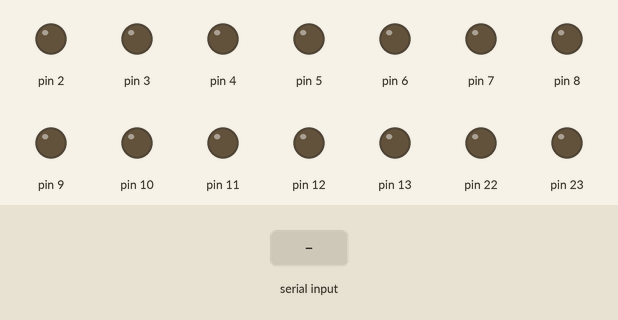
The sketch below on a simulated Arduino Uno, built with avr-gcc and run on an emulated ATmega328P. Parts: output pins drawn as LEDs (lit = HIGH). The inputs (shaded band) are chosen by the test bench. What the sketch prints to the serial monitor is not drawn.

Above: at 1.2 s.
1.3 s: "F" received over Serial
At 2.3 s:
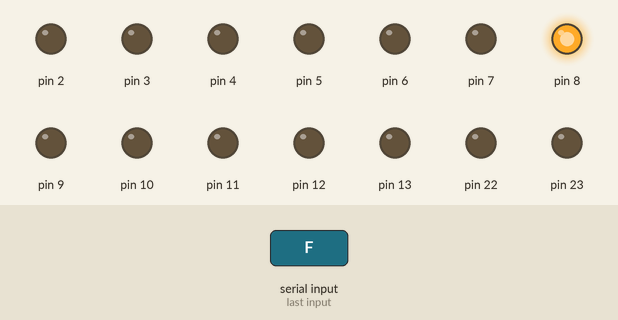
2.8 s: "B" received over Serial
At 3.4 s:
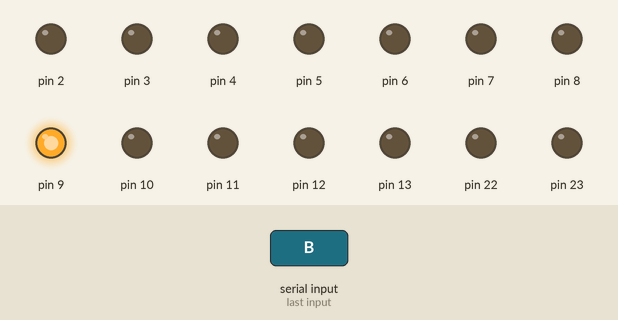
4.3 s: "L" received over Serial
At 5.5 s:
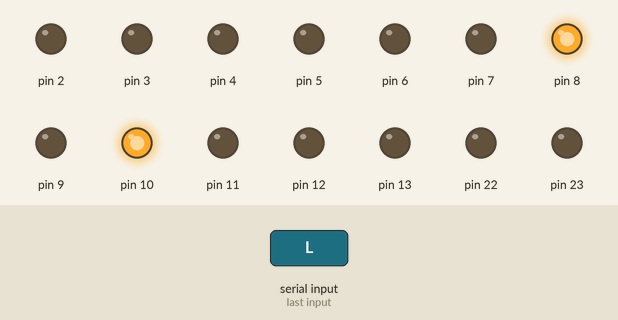
5.8 s: "R" received over Serial
At 6.9 s:
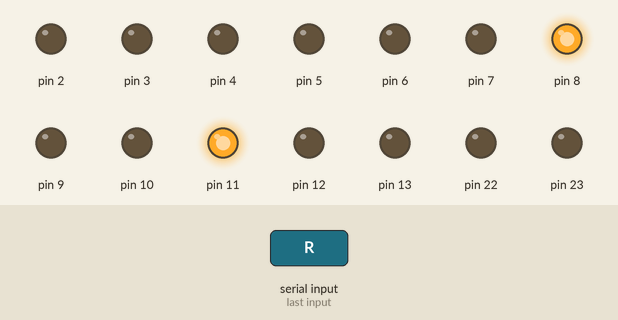
Timing chart, 0 to 8.3 s (numbered marks = the images above; inputs shaded):
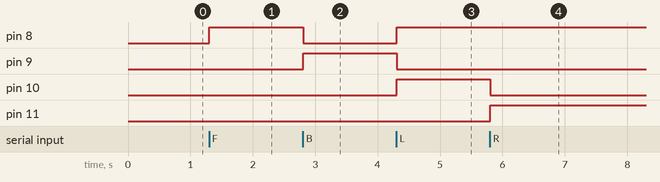

Measured:
- after the input at 1.3 s, pin 8: LOW → HIGH at once
- after the input at 2.8 s, pin 8: HIGH → LOW at once; pin 9: LOW → HIGH at once
- after the input at 4.3 s, pin 8, pin 10: LOW → HIGH at once; pin 9: HIGH → LOW at once
- after the input at 5.8 s, pin 10: HIGH → LOW at once; pin 11: LOW → HIGH at once

The sketch:

Arduino_car_control.ino
```cpp
#include <avr/io.h>

char command[10];
byte length = 0;
/*
	Setup function
*/
void setup() {
	Serial.begin(115200);
	//Serial.begin(9600);
	DDRB = 0xff;
  DDRD = 0xff;
}
/*
	MAIN LOOP
*/
void loop() {
	if (Serial.available() > 0) {

		delay(5);
		length = Serial.available();
		Serial.readBytes(command, length);
		command[length] = '\0';
		Serial.print(command);
		PORTB = check_command(command);
	}
}
/**
 *	Function that checks what command was sent from esp8266
 *	Input parameter is "String command", and that string is being deciphered
*/
byte check_command (char *command){
	if (command[0] == 'F'){
		return 0x01;
	}
	else if (command[0] == 'B' && command[1] == 'L'){
		return 0x06;
	}
	else if (command[0] == 'B' && command[1] == 'R'){
		return 0x0A;
	}
	else if (command[0] == 'B')
		return 0x02;
	else if (command[0] == 'L')
		return 0x05;
	else if (command[0] == 'R')
		return 0x09;
	else
		return 0x00;
}
```
